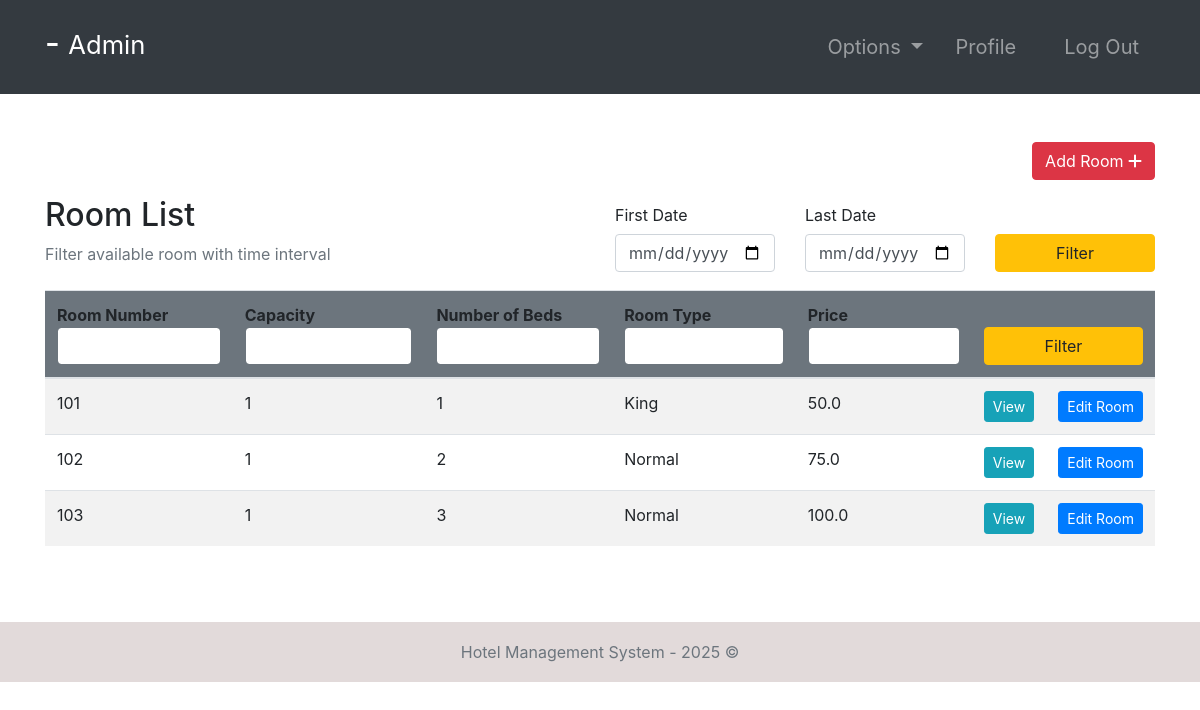
The app's page /rooms/ (signed in) with its own data.
### room/models.py (models this page shows, shortened)
class Room(models.Model):
    ROOM_TYPES = (
        ('King', 'King'),
        ('Luxury', 'Luxury'),
        ('Normal', 'Normal'),
        ('Economic', 'Economic'),
    )
    number = models.IntegerField(primary_key=True)
    capacity = models.SmallIntegerField()
    numberOfBeds = models.SmallIntegerField()
    roomType = models.CharField(max_length=20, choices=ROOM_TYPES)
    price = models.FloatField()
    statusStartDate = models.DateField(null=True)
    statusEndDate = models.DateField(null=True)

### room/views.py (the view, shortened to what this page needs)
# urls.py: path('rooms/', rooms, name="rooms"),
@ login_required(login_url='login')
def rooms(request):
    role = str(request.user.groups.all()[0])
    path = role + "/"
    rooms = Room.objects.all()
    firstDayStr = None
    lastDateStr = None
    def chech_availability(fd, ed):
        availableRooms = []
        for room in rooms:
            availList = []
            bookingList = Booking.objects.filter(roomNumber=room)
            if room.statusStartDate == None:
                for booking in bookingList:
                    if booking.startDate > ed.date() or booking.endDate < fd.date():
                        availList.append(True)
                    else:
                        availList.append(False)
                if all(availList):
                    availableRooms.append(room)
            else:
                if room.statusStartDate > ed.date() or room.statusEndDate < fd.date():
                    for booking in bookingList:
                        if booking.startDate > ed.date() or booking.endDate < fd.date():
                            availList.append(True)
                        else:
                            availList.append(False)
                        if all(availList):
                            availableRooms.append(room)
        return availableRooms
    context = {
        "role": role,
        'rooms': rooms,
        'fd': firstDayStr,
        'ld': lastDateStr
    }
    return render(request, path + "rooms.html", context)

### templates/admin/rooms.html
{% extends '../index.html' %}
{% block context %}
{% include '../common_pages/rooms.html' %}
{% endblock %}

### templates/incs/nav.html (shortened to what this page needs)
<nav class="navbar navbar-dark bg-dark navbar-expand-lg py-3 " role="navigation">
    <div class="container">
        <a href="" class="navbar-brand">
            <h2 class="text-capitalize">
                {{ request.user.first_name }} {{ request.user.last_name }} -
                <small>
                    {{ role }}
                </small>
            </h2>
        </a>
        <div class="collapse navbar-collapse" id="navbarTags">
            <ul class="navbar-nav ml-auto">
                <li class="nav-item dropdown p-2">
                    <a class="nav-link dropdown-toggle" href="#" id="navbarDropdown" role="button"
                        data-toggle="dropdown" aria-haspopup="true" aria-expanded="false">
                        Options
                    </a>
                </li>
                <li class="nav-item mr-3 p-2">
                    {% if role == 'staff' or role == 'receptionist' or role == 'admin' or role == 'manager' %}
                    <a href="{% url 'employee-profile' user.id %}" class="nav-link">Profile</a>
                    {% endif %}
                </li>
                <li class="nav-item p-2 ">
                    <a href="{% url 'logout' %}" class="nav-link">Log Out</a>
                </li>
            </ul>
        </div>
    </div>
</nav>

### templates/common_pages/rooms.html (shortened to what this page needs)
<div class="container py-5 clearfix">
    <div class="clearfix">
        {% if role == "manager" or role == "admin" %}
        <a href="{% url 'add-room' %}" class="btn btn-danger rounded float-right">Add Room <i
                class="fas fa-plus"></i></a>
        {% endif %}
    </div>
    <div class="table-header row mt-3 clearfix">
        <div class="col-sm-12 col-md-12 col-lg-6 mb-4">
            <h2>Room List</h2>
            <span class="text-muted">Filter available room with time interval</span>
        </div>
        <div class="col-sm-12 col-md-12 col-lg-6">
            <form action="" method="POST">
                <div class="row">
                    <div class="form-group col-4">
                        <label for="example-date-input" class="col-form-label">First Date</label>
                        <div class="">
                            <input class="form-control" type="date" name="fd" value="{{fd}}" id="example-date-input">
                        </div>
                    </div>
                    <div class="form-group col-4">
                        <label for="example-date-input" class="col-form-label">Last Date</label>
                        <div class="">
                            <input class="form-control" type="date" name="ld" value="{{ld}}" id="example-date-input">
                        </div>
                    </div>
                    <div class="col-4" style="margin-top:38px;">
                        <button type="submit" name="dateFilter" class="btn btn-warning w-100">Filter</button>
                    </div>
                </div>
            </form>
        </div>
    </div>
    <table class="table table-hover table-striped">
        <thead class="bg-secondary rounded">
            <tr>
                <form action="" method="POST">
                    <th>Room Number<input type="number" name="number" value="{{number}}"
                            class="form-control border border-secondary"></th>
                    <th>Capacity<input type="number" name="capacity" value="{{capacity}}"
                            class="form-control border border-secondary"></th>
                    <th>Number of Beds<input type="number" name="nob" value="{{nob}}"
                            class="form-control border border-secondary"></th>
                    <th>Room Type<input type="text" name="type" value="{{type}}"
                            class="form-control border border-secondary"></th>
                    <th>Price <input type="number" step="0.01" name="price" value="{{price}}"
                            class="form-control border border-secondary"></th>
                    <th colspan="2"><button type="submit" name="filter" class="btn btn-warning w-100">Filter</button>
                    </th>
                </form>
            </tr>
        </thead>
        <tbody>
            {% for room in rooms %}
            <tr>
                <td>{{ room.number }}</td>
                <td>{{ room.capacity }}</td>
                <td>{{ room.numberOfBeds }}</td>
                <td>{{ room.roomType }}</td>
                <td>{{ room.price }}</td>
                {% if role != "guest" %}
                <td> <a href="{% url 'room-profile' room.number %}" class="btn btn-info btn-sm w-100">View</a>
                </td>
                {% if role == 'manager' or role == 'admin' %}<td> <a href="{% url 'room-edit' room.number %}"
                        class="btn btn-sm btn-primary w-100">Edit&nbsp;Room</a></td> {% endif %}
                {% endif %}
            </tr>
            {% endfor %}
        </tbody>
    </table>
</div>

### static/css/main.css (style rules this page uses)
* { margin: 0; padding: 0; -webkit-font-smoothing: antialiased; }
.clearfix { overflow: auto; }
body { position: relative; }
nav .nav-item { font-size: 20px; }

### records on screen
Room: number "101", capacity "1", numberOfBeds "1", roomType "King", price "50.0"
Room: number "102", capacity "1", numberOfBeds "2", roomType "Normal", price "75.0"
Room: number "103", capacity "1", numberOfBeds "3", roomType "Normal", price "100.0"

### other values on screen
{{ role }} "Admin"
